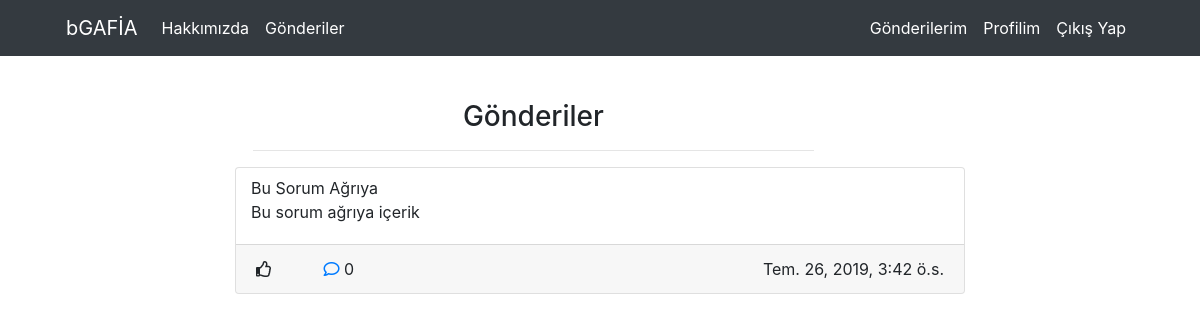
The page /post/posts (signed in) on the database its author committed.
### post/models.py (models this page shows, shortened)
class UserPost(models.Model):
    author=models.ForeignKey("auth.User",on_delete=models.CASCADE,verbose_name="Yazar",blank=False)
    title=models.CharField(max_length=50,blank=False,verbose_name="Başlık")
    content=models.TextField(max_length=500,blank=False,verbose_name="Gönderi")
    cities=(
        ('Adana','Adana'),('Adıyaman','Adıyaman'),('Afyon','Afyon'),
('Agri','Agri'),('Amasya','Amasya'),('Ankara','Ankara'),('Antalya','Antalya'),('Artvin','Artvin'),
('Aydin','Aydin'),('Balikesir','Balikesir'),('Bilecik','Bilecik'),('Bingöl','Bingöl'),('Bitlis','Bitlis'),
('Bolu','Bolu'),('Burdur','Burdur'),('Bursa','Bursa'),('Canakkale','Canakkale'),('Cankiri','Cankiri'),('Corum','Corum'),
('Denizli','Denizli'),('Diyarbakir','Diyarbakir'),('Edirne','Edirne'),('Elazig','Elazig'),('Erzincan','Erzincan'),
('Erzurum','Erzurum'),('Eskisehir','Eskisehir'),('Gaziantep','Gaziantep'),('Giresun','Giresun'),('Gumushane','Gumushane'),('Hakkari','Hakkari'),
('Hatay','Hatay'),('Isparta','Isparta'),('Mersin','Mersin'),('Istanbul','Istanbul'),('Izmir','Izmir'),('Kars','Kars'),('Kastamonu','Kastamonu'),
('Kayseri','Kayseri'),('Kirklareli','Kirklareli'),('Kirşehir','Kirşehir'),('Kocaeli','Kocaeli'),('Konya','Konya'),('Kutahya','Kutahya'),('Malatya','Malatya'),
('Manisa','Manisa'),('Kahramanmaras','Kahramanmaras'),('Mardin','Mardin'),('Mugla','Mugla'),('Mus','Mus'),('Nevsehir','Nevsehir'),
('Nigde','Nigde'),('Ordu','Ordu'),('Rize','Rize'),('Sakarya','Sakarya'),('Samsun','Samsun'),
('Siirt','Siirt'),('Sinop','Sinop'),('Sivas','Sivas'),('Tekirdag','Tekirdag'),
('Tokat','Tokat'),('Trabzon','Trabzon'),('Tunceli','Tunceli'),('Sanliurfa','Sanliurfa'),('Usak','Usak'),
('Van','Van'),('Yozgat','Yozgat'),('Zonguldak','Zonguldak'),('Aksaray','Aksaray'),('Bayburt','Bayburt'),
('Karaman','Karaman'),('Kirikkale','Kirikkale'),('Batman','Batman'),('Sirnak','Sirnak'),('Bartin','Bartin'),
('Ardahan','Ardahan'),('Iğdir','Iğdir'),('Yalova','Yalova'),('Karabuk','Karabuk'),('Kilis','Kilis'),
('Osmaniye','Osmaniye'),('Düzce','Düzce'))
    to_city=models.CharField(max_length=20,choices=cities,verbose_name="Şehir")
    created_date=models.DateTimeField(auto_now_add=True)
    comment_number=models.IntegerField(default=0)
    class Meta:
        ordering = ['-created_date']

### post/views.py (the view)
# urls.py: path("posts",views.posts,name="posts"),
@login_required(login_url="auths:login")
def posts(request):
    posts=UserPost.objects.filter(to_city=request.user.userdata.city)
    return render(request,"posts.html",{"posts":posts})

### templates/posts.html (shortened to what this page needs)
{% extends "layout.html" %}
{% block body %}
{% if posts %}
<div class="col-lg-8">
    <div class="col-md-10 offset-md-3">
      <h3 class="text-center">Gönderiler</h3>
      <hr>
    </div>
  </div>
{% for post in posts  %}
    <div class="row mb-5">
        <div class="col-md-8 offset-md-2 ">
            <div class="card " style="padding-bottom:0px">
                <div class="card-body mt-0 mb-0" style="padding-top:0px;">
                    <div class="row ">
                        <p class="card-text " style="padding-left:10px;padding-right:8px">
                            {{post.title}}
                            <br>
                            {{post.content}}</p>
                    </div>
                </div>
                <div class="card-footer justify-content-between d-flex">
                    <span><i class="far fa-thumbs-up mr-5 "></i>
                        <a href="{% url 'post:detail' post.id %}">  <i class="far fa-comment"></i></a>  {{post.comment_number}}</span>
                    <span class=""> {{post.created_date}} </span>
                </div>
            </div>
        </div>
    </div>
    {% endfor %}
{%else %}
<div class="alert alert-danger">Şehrinize Ait Hiç Gönderi Bulunmamaktadır</div>
{% endif %}
{% endblock body %}

### static/css/comment_style.css (style rules this page uses)
body { margin-top:20px; }

### rows shown on the page
UserPost: title "Bu Sorum Ağrıya", content "Bu sorum ağrıya içerik", comment_number "0", created_date "Tem. 26, 2019, 3:42 ö.s."
